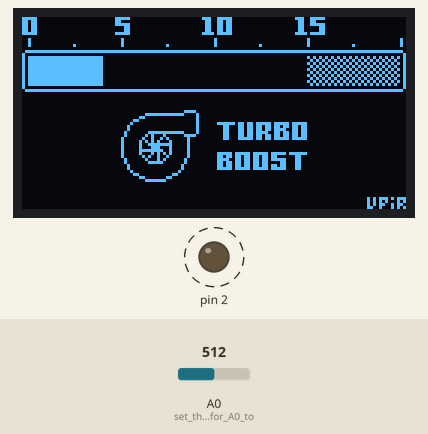
Recording of a sketch running on a simulated Arduino Uno, built with avr-gcc and run on an emulated ATmega328P. Shown: 128×64 one-colour display, output pins drawn as LEDs (lit = HIGH). Dashed ring = blinking. The test bench sets the inputs (shaded band); at power-on: A0 (set_the_pinmode_for_A0_to) = 512.

Above: at 2.0 s.
2.1 s: A0 (set_the_pinmode_for_A0_to) set to 716
At 3.07 s:
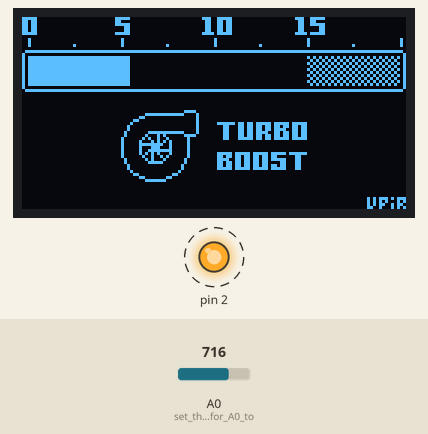
5.4 s: A0 (set_the_pinmode_for_A0_to) set to 900
At 6.09 s:
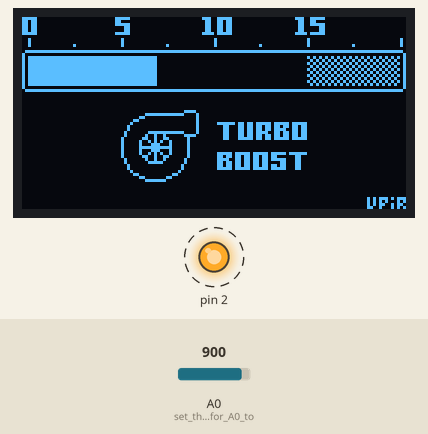
7.5 s: A0 (set_the_pinmode_for_A0_to) set to 1023
At 8.9 s:
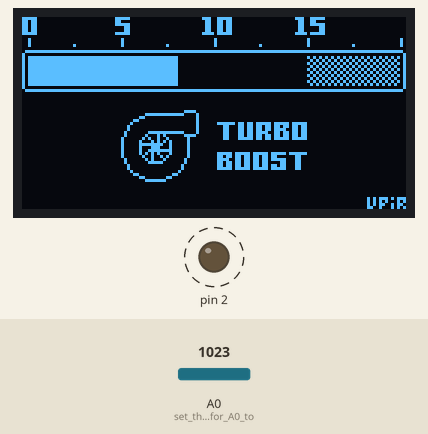
Timing chart, 0 to 15.9 s (numbered marks = the images above; inputs shaded):
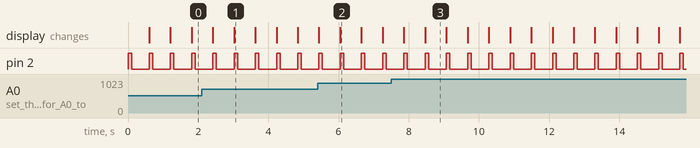

Measured:
- by itself, pin 2: alternates HIGH for 0.10 s and LOW for 0.51 s
- what the display in image 1 shows lasts 0.6 s, from 3.0 s to 3.6 s

The sketch:

Machine_Vibration.ino
```cpp
#include "U8glib.h"

U8GLIB_SSD1306_128X64 u8g(U8G_I2C_OPT_DEV_0 | U8G_I2C_OPT_NO_ACK | U8G_I2C_OPT_FAST); // Fast I2C / TWI
// U8GLIB_SSD1306_128X64 u8g(13, 11, 8, 9, 10); // SPI connection
// for SPI connection, use this wiring:
// GND > GND
// VCC > 5V
// SCL > 13
// SDA > 11
// RES > 10
// DC > 9
// CS > 8


// 'turbo_boost_preview', 128x64px
// this is a fullscreen preview from Photopea 128x64 size, not used for the final version
// note that when this image is not used, it is not placed in the memory
const unsigned char epd_bitmap_turbo_boost_preview [] PROGMEM = {
	0xf8, 0x00, 0x00, 0x01, 0xf0, 0x00, 0x00, 0x0e, 0x7c, 0x00, 0x00, 0x1c, 0xf8, 0x00, 0x00, 0x00,
	0xd8, 0x00, 0x00, 0x01, 0x80, 0x00, 0x00, 0x06, 0x6c, 0x00, 0x00, 0x0c, 0xc0, 0x00, 0x00, 0x00,
	0xd8, 0x00, 0x00, 0x01, 0xf0, 0x00, 0x00, 0x06, 0x6c, 0x00, 0x00, 0x0c, 0xf8, 0x00, 0x00, 0x00,
	0xd8, 0x00, 0x00, 0x00, 0x30, 0x00, 0x00, 0x06, 0x6c, 0x00, 0x00, 0x0c, 0x18, 0x00, 0x00, 0x00,
	0xd8, 0x00, 0x00, 0x00, 0x30, 0x00, 0x00, 0x06, 0x6c, 0x00, 0x00, 0x0c, 0x18, 0x00, 0x00, 0x00,
	0xf8, 0x00, 0x00, 0x01, 0xf0, 0x00, 0x00, 0x0f, 0x7c, 0x00, 0x00, 0x1e, 0xf8, 0x00, 0x00, 0x00,
	0x00, 0x00, 0x00, 0x00, 0x00, 0x00, 0x00, 0x00, 0x00, 0x00, 0x00, 0x00, 0x00, 0x00, 0x00, 0x00,
	0x20, 0x00, 0x00, 0x00, 0x40, 0x00, 0x00, 0x00, 0x80, 0x00, 0x00, 0x01, 0x00, 0x00, 0x00, 0x02,
	0x20, 0x00, 0x00, 0x00, 0x40, 0x00, 0x00, 0x00, 0x80, 0x00, 0x00, 0x01, 0x00, 0x00, 0x00, 0x02,
	0x20, 0x00, 0x40, 0x00, 0x40, 0x00, 0x80, 0x00, 0x80, 0x01, 0x00, 0x01, 0x00, 0x02, 0x00, 0x02,
	0x00, 0x00, 0x00, 0x00, 0x00, 0x00, 0x00, 0x00, 0x00, 0x00, 0x00, 0x00, 0x00, 0x00, 0x00, 0x00,
	0x7f, 0xff, 0xff, 0xff, 0xff, 0xff, 0xff, 0xff, 0xff, 0xff, 0xff, 0xff, 0xff, 0xff, 0xff, 0xfe,
	0x80, 0x00, 0x00, 0x00, 0x00, 0x00, 0x00, 0x00, 0x00, 0x00, 0x00, 0x00, 0x00, 0x00, 0x00, 0x01,
	0xbf, 0xff, 0xff, 0xff, 0xff, 0xff, 0xff, 0xff, 0xff, 0x00, 0x00, 0x01, 0x55, 0x55, 0x55, 0x55,
	0xbf, 0xff, 0xff, 0xff, 0xff, 0xff, 0xff, 0xff, 0xff, 0x00, 0x00, 0x00, 0xaa, 0xaa, 0xaa, 0xa9,
	0xbf, 0xff, 0xff, 0xff, 0xff, 0xff, 0xff, 0xff, 0xff, 0x00, 0x00, 0x01, 0x55, 0x55, 0x55, 0x55,
	0xbf, 0xff, 0xff, 0xff, 0xff, 0xff, 0xff, 0xff, 0xff, 0x00, 0x00, 0x00, 0xaa, 0xaa, 0xaa, 0xa9,
	0xbf, 0xff, 0xff, 0xff, 0xff, 0xff, 0xff, 0xff, 0xff, 0x00, 0x00, 0x01, 0x55, 0x55, 0x55, 0x55,
	0xbf, 0xff, 0xff, 0xff, 0xff, 0xff, 0xff, 0xff, 0xff, 0x00, 0x00, 0x00, 0xaa, 0xaa, 0xaa, 0xa9,
	0xbf, 0xff, 0xff, 0xff, 0xff, 0xff, 0xff, 0xff, 0xff, 0x00, 0x00, 0x01, 0x55, 0x55, 0x55, 0x55,
	0xbf, 0xff, 0xff, 0xff, 0xff, 0xff, 0xff, 0xff, 0xff, 0x00, 0x00, 0x00, 0xaa, 0xaa, 0xaa, 0xa9,
	0xbf, 0xff, 0xff, 0xff, 0xff, 0xff, 0xff, 0xff, 0xff, 0x00, 0x00, 0x01, 0x55, 0x55, 0x55, 0x55,
	0xbf, 0xff, 0xff, 0xff, 0xff, 0xff, 0xff, 0xff, 0xff, 0x00, 0x00, 0x00, 0xaa, 0xaa, 0xaa, 0xa9,
	0x80, 0x00, 0x00, 0x00, 0x00, 0x00, 0x00, 0x00, 0x00, 0x00, 0x00, 0x00, 0x00, 0x00, 0x00, 0x01,
	0x7f, 0xff, 0xff, 0xff, 0xff, 0xff, 0xff, 0xff, 0xff, 0xff, 0xff, 0xff, 0xff, 0xff, 0xff, 0xfe,
	0x00, 0x00, 0x00, 0x00, 0x00, 0x00, 0x00, 0x00, 0x00, 0x00, 0x00, 0x00, 0x00, 0x00, 0x00, 0x00,
	0x00, 0x00, 0x00, 0x00, 0x00, 0x00, 0x00, 0x00, 0x00, 0x00, 0x00, 0x00, 0x00, 0x00, 0x00, 0x00,
	0x00, 0x00, 0x00, 0x00, 0x00, 0x00, 0x00, 0x00, 0x00, 0x00, 0x00, 0x00, 0x00, 0x00, 0x00, 0x00,
	0x00, 0x00, 0x00, 0x00, 0x00, 0x00, 0x00, 0x00, 0x00, 0x00, 0x00, 0x00, 0x00, 0x00, 0x00, 0x00,
	0x00, 0x00, 0x00, 0x00, 0x00, 0x00, 0x00, 0x00, 0x00, 0x00, 0x00, 0x00, 0x00, 0x00, 0x00, 0x00,
	0x00, 0x00, 0x00, 0x00, 0x00, 0x00, 0x00, 0x00, 0x00, 0x00, 0x00, 0x00, 0x00, 0x00, 0x00, 0x00,
	0x00, 0x00, 0x00, 0x00, 0x00, 0x00, 0x03, 0xc0, 0x00, 0x00, 0x00, 0x00, 0x00, 0x00, 0x00, 0x00,
	0x00, 0x00, 0x00, 0x00, 0x00, 0x7f, 0xfc, 0x20, 0x00, 0x00, 0x00, 0x00, 0x00, 0x00, 0x00, 0x00,
	0x00, 0x00, 0x00, 0x00, 0x01, 0x80, 0x00, 0x20, 0x00, 0x00, 0x00, 0x00, 0x00, 0x00, 0x00, 0x00,
	0x00, 0x00, 0x00, 0x00, 0x06, 0x00, 0x00, 0x20, 0x00, 0x00, 0x00, 0x00, 0x00, 0x00, 0x00, 0x00,
	0x00, 0x00, 0x00, 0x00, 0x08, 0x00, 0x00, 0x20, 0x7e, 0xdb, 0xef, 0xbe, 0x00, 0x00, 0x00, 0x00,
	0x00, 0x00, 0x00, 0x00, 0x10, 0x00, 0x00, 0x20, 0x18, 0xdb, 0x6d, 0xb6, 0x00, 0x00, 0x00, 0x00,
	0x00, 0x00, 0x00, 0x00, 0x10, 0x00, 0x00, 0x20, 0x18, 0xdb, 0x6f, 0x36, 0x00, 0x00, 0x00, 0x00,
	0x00, 0x00, 0x00, 0x00, 0x20, 0x3f, 0xfc, 0x20, 0x18, 0xdb, 0xcd, 0xb6, 0x00, 0x00, 0x00, 0x00,
	0x00, 0x00, 0x00, 0x00, 0x20, 0x49, 0x03, 0xc0, 0x18, 0xdb, 0x6d, 0xb6, 0x00, 0x00, 0x00, 0x00,
	0x00, 0x00, 0x00, 0x00, 0x40, 0xc9, 0x81, 0x00, 0x18, 0xfb, 0x6f, 0xbe, 0x00, 0x00, 0x00, 0x00,
	0x00, 0x00, 0x00, 0x00, 0x41, 0x2a, 0x41, 0x00, 0x00, 0x00, 0x00, 0x00, 0x00, 0x00, 0x00, 0x00,
	0x00, 0x00, 0x00, 0x00, 0x41, 0x1c, 0x41, 0x00, 0x00, 0x00, 0x00, 0x00, 0x00, 0x00, 0x00, 0x00,
	0x00, 0x00, 0x00, 0x00, 0x41, 0xff, 0xc1, 0x00, 0x00, 0x00, 0x00, 0x00, 0x00, 0x00, 0x00, 0x00,
	0x00, 0x00, 0x00, 0x00, 0x41, 0x1c, 0x41, 0x00, 0x00, 0x00, 0x00, 0x00, 0x00, 0x00, 0x00, 0x00,
	0x00, 0x00, 0x00, 0x00, 0x41, 0x2a, 0x41, 0x00, 0x7d, 0xf7, 0xdf, 0x7e, 0x00, 0x00, 0x00, 0x00,
	0x00, 0x00, 0x00, 0x00, 0x40, 0xc9, 0x81, 0x00, 0x6d, 0xb6, 0xd8, 0x18, 0x00, 0x00, 0x00, 0x00,
	0x00, 0x00, 0x00, 0x00, 0x20, 0x49, 0x02, 0x00, 0x79, 0xb6, 0xdf, 0x18, 0x00, 0x00, 0x00, 0x00,
	0x00, 0x00, 0x00, 0x00, 0x20, 0x3e, 0x02, 0x00, 0x6d, 0xb6, 0xc3, 0x18, 0x00, 0x00, 0x00, 0x00,
	0x00, 0x00, 0x00, 0x00, 0x10, 0x00, 0x04, 0x00, 0x6d, 0xb6, 0xdb, 0x18, 0x00, 0x00, 0x00, 0x00,
	0x00, 0x00, 0x00, 0x00, 0x10, 0x00, 0x04, 0x00, 0x7d, 0xf7, 0xdf, 0x18, 0x00, 0x00, 0x00, 0x00,
	0x00, 0x00, 0x00, 0x00, 0x08, 0x00, 0x08, 0x00, 0x00, 0x00, 0x00, 0x00, 0x00, 0x00, 0x00, 0x00,
	0x00, 0x00, 0x00, 0x00, 0x06, 0x00, 0x30, 0x00, 0x00, 0x00, 0x00, 0x00, 0x00, 0x00, 0x00, 0x00,
	0x00, 0x00, 0x00, 0x00, 0x01, 0x80, 0xc0, 0x00, 0x00, 0x00, 0x00, 0x00, 0x00, 0x00, 0x00, 0x00,
	0x00, 0x00, 0x00, 0x00, 0x00, 0x7f, 0x00, 0x00, 0x00, 0x00, 0x00, 0x00, 0x00, 0x00, 0x00, 0x00,
	0x00, 0x00, 0x00, 0x00, 0x00, 0x00, 0x00, 0x00, 0x00, 0x00, 0x00, 0x00, 0x00, 0x00, 0x00, 0x00,
	0x00, 0x00, 0x00, 0x00, 0x00, 0x00, 0x00, 0x00, 0x00, 0x00, 0x00, 0x00, 0x00, 0x00, 0x00, 0x00,
	0x00, 0x00, 0x00, 0x00, 0x00, 0x00, 0x00, 0x00, 0x00, 0x00, 0x00, 0x00, 0x00, 0x00, 0x00, 0x00,
	0x00, 0x00, 0x00, 0x00, 0x00, 0x00, 0x00, 0x00, 0x00, 0x00, 0x00, 0x00, 0x00, 0x00, 0x00, 0x00,
	0x00, 0x00, 0x00, 0x00, 0x00, 0x00, 0x00, 0x00, 0x00, 0x00, 0x00, 0x00, 0x00, 0x00, 0x00, 0x00,
	0x00, 0x00, 0x00, 0x00, 0x00, 0x00, 0x00, 0x00, 0x00, 0x00, 0x00, 0x00, 0x00, 0x00, 0x00, 0x00,
	0x00, 0x00, 0x00, 0x00, 0x00, 0x00, 0x00, 0x00, 0x00, 0x00, 0x00, 0x00, 0x00, 0x00, 0x00, 0x00,
	0x00, 0x00, 0x00, 0x00, 0x00, 0x00, 0x00, 0x00, 0x00, 0x00, 0x00, 0x00, 0x00, 0x00, 0x00, 0x00,
	0x00, 0x00, 0x00, 0x00, 0x00, 0x00, 0x00, 0x00, 0x00, 0x00, 0x00, 0x00, 0x00, 0x00, 0x00, 0x00
};

// 'bg_bottom', 64x24px
// bottom part of the background, including the icon and text
const unsigned char epd_bitmap_bg_bottom [] PROGMEM = {
	0x00, 0x00, 0x03, 0xc0, 0x00, 0x00, 0x00, 0x00, 0x00, 0x7f, 0xfc, 0x20, 0x00, 0x00, 0x00, 0x00,
	0x01, 0x80, 0x00, 0x20, 0x00, 0x00, 0x00, 0x00, 0x06, 0x00, 0x00, 0x20, 0x00, 0x00, 0x00, 0x00,
	0x08, 0x00, 0x00, 0x20, 0x7e, 0xdb, 0xef, 0xbe, 0x10, 0x00, 0x00, 0x20, 0x18, 0xdb, 0x6d, 0xb6,
	0x10, 0x00, 0x00, 0x20, 0x18, 0xdb, 0x6f, 0x36, 0x20, 0x3f, 0xfc, 0x20, 0x18, 0xdb, 0xcd, 0xb6,
	0x20, 0x49, 0x03, 0xc0, 0x18, 0xdb, 0x6d, 0xb6, 0x40, 0xc9, 0x81, 0x00, 0x18, 0xfb, 0x6f, 0xbe,
	0x41, 0x2a, 0x41, 0x00, 0x00, 0x00, 0x00, 0x00, 0x41, 0x1c, 0x41, 0x00, 0x00, 0x00, 0x00, 0x00,
	0x41, 0xff, 0xc1, 0x00, 0x00, 0x00, 0x00, 0x00, 0x41, 0x1c, 0x41, 0x00, 0x00, 0x00, 0x00, 0x00,
	0x41, 0x2a, 0x41, 0x00, 0x7d, 0xf7, 0xdf, 0x7e, 0x40, 0xc9, 0x81, 0x00, 0x6d, 0xb6, 0xd8, 0x18,
	0x20, 0x49, 0x02, 0x00, 0x79, 0xb6, 0xdf, 0x18, 0x20, 0x3e, 0x02, 0x00, 0x6d, 0xb6, 0xc3, 0x18,
	0x10, 0x00, 0x04, 0x00, 0x6d, 0xb6, 0xdb, 0x18, 0x10, 0x00, 0x04, 0x00, 0x7d, 0xf7, 0xdf, 0x18,
	0x08, 0x00, 0x08, 0x00, 0x00, 0x00, 0x00, 0x00, 0x06, 0x00, 0x30, 0x00, 0x00, 0x00, 0x00, 0x00,
	0x01, 0x80, 0xc0, 0x00, 0x00, 0x00, 0x00, 0x00, 0x00, 0x7f, 0x00, 0x00, 0x00, 0x00, 0x00, 0x00
};
// 'bg_top', 128x25px
// top part of the background, including the meter background, tickmarks and numbers
const unsigned char epd_bitmap_bg_top [] PROGMEM = {
	0xf8, 0x00, 0x00, 0x01, 0xf0, 0x00, 0x00, 0x0e, 0x7c, 0x00, 0x00, 0x1c, 0xf8, 0x00, 0x00, 0x00,
	0xd8, 0x00, 0x00, 0x01, 0x80, 0x00, 0x00, 0x06, 0x6c, 0x00, 0x00, 0x0c, 0xc0, 0x00, 0x00, 0x00,
	0xd8, 0x00, 0x00, 0x01, 0xf0, 0x00, 0x00, 0x06, 0x6c, 0x00, 0x00, 0x0c, 0xf8, 0x00, 0x00, 0x00,
	0xd8, 0x00, 0x00, 0x00, 0x30, 0x00, 0x00, 0x06, 0x6c, 0x00, 0x00, 0x0c, 0x18, 0x00, 0x00, 0x00,
	0xd8, 0x00, 0x00, 0x00, 0x30, 0x00, 0x00, 0x06, 0x6c, 0x00, 0x00, 0x0c, 0x18, 0x00, 0x00, 0x00,
	0xf8, 0x00, 0x00, 0x01, 0xf0, 0x00, 0x00, 0x0f, 0x7c, 0x00, 0x00, 0x1e, 0xf8, 0x00, 0x00, 0x00,
	0x00, 0x00, 0x00, 0x00, 0x00, 0x00, 0x00, 0x00, 0x00, 0x00, 0x00, 0x00, 0x00, 0x00, 0x00, 0x00,
	0x20, 0x00, 0x00, 0x00, 0x40, 0x00, 0x00, 0x00, 0x80, 0x00, 0x00, 0x01, 0x00, 0x00, 0x00, 0x02,
	0x20, 0x00, 0x00, 0x00, 0x40, 0x00, 0x00, 0x00, 0x80, 0x00, 0x00, 0x01, 0x00, 0x00, 0x00, 0x02,
	0x20, 0x00, 0x40, 0x00, 0x40, 0x00, 0x80, 0x00, 0x80, 0x01, 0x00, 0x01, 0x00, 0x02, 0x00, 0x02,
	0x00, 0x00, 0x00, 0x00, 0x00, 0x00, 0x00, 0x00, 0x00, 0x00, 0x00, 0x00, 0x00, 0x00, 0x00, 0x00,
	0x7f, 0xff, 0xff, 0xff, 0xff, 0xff, 0xff, 0xff, 0xff, 0xff, 0xff, 0xff, 0xff, 0xff, 0xff, 0xfe,
	0x80, 0x00, 0x00, 0x00, 0x00, 0x00, 0x00, 0x00, 0x00, 0x00, 0x00, 0x00, 0x00, 0x00, 0x00, 0x01,
	0x80, 0x00, 0x00, 0x00, 0x00, 0x00, 0x00, 0x00, 0x00, 0x00, 0x00, 0x01, 0x55, 0x55, 0x55, 0x55,
	0x80, 0x00, 0x00, 0x00, 0x00, 0x00, 0x00, 0x00, 0x00, 0x00, 0x00, 0x00, 0xaa, 0xaa, 0xaa, 0xa9,
	0x80, 0x00, 0x00, 0x00, 0x00, 0x00, 0x00, 0x00, 0x00, 0x00, 0x00, 0x01, 0x55, 0x55, 0x55, 0x55,
	0x80, 0x00, 0x00, 0x00, 0x00, 0x00, 0x00, 0x00, 0x00, 0x00, 0x00, 0x00, 0xaa, 0xaa, 0xaa, 0xa9,
	0x80, 0x00, 0x00, 0x00, 0x00, 0x00, 0x00, 0x00, 0x00, 0x00, 0x00, 0x01, 0x55, 0x55, 0x55, 0x55,
	0x80, 0x00, 0x00, 0x00, 0x00, 0x00, 0x00, 0x00, 0x00, 0x00, 0x00, 0x00, 0xaa, 0xaa, 0xaa, 0xa9,
	0x80, 0x00, 0x00, 0x00, 0x00, 0x00, 0x00, 0x00, 0x00, 0x00, 0x00, 0x01, 0x55, 0x55, 0x55, 0x55,
	0x80, 0x00, 0x00, 0x00, 0x00, 0x00, 0x00, 0x00, 0x00, 0x00, 0x00, 0x00, 0xaa, 0xaa, 0xaa, 0xa9,
	0x80, 0x00, 0x00, 0x00, 0x00, 0x00, 0x00, 0x00, 0x00, 0x00, 0x00, 0x01, 0x55, 0x55, 0x55, 0x55,
	0x80, 0x00, 0x00, 0x00, 0x00, 0x00, 0x00, 0x00, 0x00, 0x00, 0x00, 0x00, 0xaa, 0xaa, 0xaa, 0xa9,
	0x80, 0x00, 0x00, 0x00, 0x00, 0x00, 0x00, 0x00, 0x00, 0x00, 0x00, 0x00, 0x00, 0x00, 0x00, 0x01,
	0x7f, 0xff, 0xff, 0xff, 0xff, 0xff, 0xff, 0xff, 0xff, 0xff, 0xff, 0xff, 0xff, 0xff, 0xff, 0xfe
};

// 'bg_bottom2', 64x24px
// bottom part of the background, including the icon and the label
// the turbocharger icon is empty, as the spinning animation should be playing over the icon
const unsigned char epd_bitmap_bg_bottom2 [] PROGMEM = {
	0x00, 0x00, 0x03, 0xc0, 0x00, 0x00, 0x00, 0x00, 0x00, 0x7f, 0xfc, 0x20, 0x00, 0x00, 0x00, 0x00,
	0x01, 0x80, 0x00, 0x20, 0x00, 0x00, 0x00, 0x00, 0x06, 0x00, 0x00, 0x20, 0x00, 0x00, 0x00, 0x00,
	0x08, 0x00, 0x00, 0x20, 0x7e, 0xdb, 0xef, 0xbe, 0x10, 0x00, 0x00, 0x20, 0x18, 0xdb, 0x6d, 0xb6,
	0x10, 0x00, 0x00, 0x20, 0x18, 0xdb, 0x6f, 0x36, 0x20, 0x3f, 0xfc, 0x20, 0x18, 0xdb, 0xcd, 0xb6,
	0x20, 0x41, 0x03, 0xc0, 0x18, 0xdb, 0x6d, 0xb6, 0x40, 0x80, 0x81, 0x00, 0x18, 0xfb, 0x6f, 0xbe,
	0x41, 0x00, 0x41, 0x00, 0x00, 0x00, 0x00, 0x00, 0x41, 0x00, 0x41, 0x00, 0x00, 0x00, 0x00, 0x00,
	0x41, 0x00, 0x41, 0x00, 0x00, 0x00, 0x00, 0x00, 0x41, 0x00, 0x41, 0x00, 0x00, 0x00, 0x00, 0x00,
	0x41, 0x00, 0x41, 0x00, 0x7d, 0xf7, 0xdf, 0x7e, 0x40, 0x80, 0x81, 0x00, 0x6d, 0xb6, 0xd8, 0x18,
	0x20, 0x41, 0x02, 0x00, 0x79, 0xb6, 0xdf, 0x18, 0x20, 0x3e, 0x02, 0x00, 0x6d, 0xb6, 0xc3, 0x18,
	0x10, 0x00, 0x04, 0x00, 0x6d, 0xb6, 0xdb, 0x18, 0x10, 0x00, 0x04, 0x00, 0x7d, 0xf7, 0xdf, 0x18,
	0x08, 0x00, 0x08, 0x00, 0x00, 0x00, 0x00, 0x00, 0x06, 0x00, 0x30, 0x00, 0x00, 0x00, 0x00, 0x00,
	0x01, 0x80, 0xc0, 0x00, 0x00, 0x00, 0x00, 0x00, 0x00, 0x7f, 0x00, 0x00, 0x00, 0x00, 0x00, 0x00
};

// upir logo, just a different way how to define an image
const unsigned char upir_logo [] PROGMEM = {
B00010101,  B11010111,
B00010101,  B01000101,
B00010101,  B10010110,
B00011001,  B00010101
};

// 'anim_frame_1', 16x9px
// spinning inner part of the turbocharher icon, frame 1
const unsigned char epd_bitmap_anim_frame_1 [] PROGMEM = {
	0x01, 0x00, 0x09, 0x20, 0x05, 0x40, 0x03, 0x80, 0x1f, 0xf0, 0x03, 0x80, 0x05, 0x40, 0x09, 0x20,
	0x01, 0x00
};
// 'anim_frame_2', 16x9px
// spinning inner part of the turbocharher icon, frame 2
const unsigned char epd_bitmap_anim_frame_2 [] PROGMEM = {
	0x00, 0x80, 0x04, 0x80, 0x02, 0xa0, 0x1f, 0xc0, 0x03, 0x80, 0x07, 0xf0, 0x0a, 0x80, 0x02, 0x40,
	0x02, 0x00
};
// 'anim_frame_3', 16x9px
// spinning inner part of the turbocharher icon, frame 3
const unsigned char epd_bitmap_anim_frame_3 [] PROGMEM = {
	0x02, 0x00, 0x02, 0x40, 0x0a, 0x80, 0x07, 0xf0, 0x03, 0x80, 0x1f, 0xc0, 0x02, 0xa0, 0x04, 0x80,
	0x00, 0x80
};

// Array of all bitmaps for convenience. (Total bytes used to store images in PROGMEM = 144)
const int epd_bitmap_allArray_LEN = 3;
const unsigned char* epd_bitmap_allArray[3] = {
	epd_bitmap_anim_frame_1,
	epd_bitmap_anim_frame_2,
	epd_bitmap_anim_frame_3
};


int progress = 0;   // progress of the gauge
int frame = 0;      // frame for the inner part of the icon

void setup()
 {
  //u8g.setFont(u8g_font_tpssb);  // no need to set the font, as we are not drawing any strings
  u8g.setColorIndex(1);  // set the color to white

  pinMode(A0, INPUT);    // set the pinmode for A0 to input to read the potentiometer value
  pinMode(2, OUTPUT);

  //digitalWrite(2,1);
}

void loop()
 {
  vibrate();
  u8g.firstPage();
  Serial.println(progress);
  do {

      u8g.setColorIndex(1); // white color
      //u8g.drawBitmapP( 0, 0, 128/8, 64, epd_bitmap_turbo_boost_preview);   // fullscreen image
      u8g.drawBitmapP( 0, 0, 128/8, 25, epd_bitmap_bg_top);                  // top part of bg
      //u8g.drawBitmapP( 32, 31, 64/8, 24, epd_bitmap_bg_bottom);              // bottom part of bg
      u8g.drawBitmapP( 32, 31, 64/8, 24, epd_bitmap_bg_bottom2);             // bottom part of bg, no middle part

      //u8g.setColorIndex(0);                                    // black color
      //u8g.drawBox(1, 12, 126, 12);                             // rectangle covering the fullscreen background
      u8g.setColorIndex(1);                                      // white color
      u8g.drawBox(2, 13, map(progress, 0, 1023, 0, 50), 10);    // actual gauge fill, remapped from 0-1023 to 0-124 (maximum rectangle size)

      // draw the animated inside part of the icon
       u8g.drawBitmapP(37, 39, 16/8, 9, epd_bitmap_allArray[frame]);

			// draw upir logo in the bottom right corner
			u8g.drawBitmapP(128-16, 64-4, 16/8, 4, upir_logo);

  }

  while ( u8g.nextPage() );

  progress = analogRead(A0);  // read the potentiometer value, 0-1023 for 0-5V
  frame = frame+1;            // increase the frame for the inner part of the icon
  if (frame > 2) {frame = 0;} // there are total of 3 frames for the animation

  // if (progress < 100) {    // automatically increase the progress value (not driven by potentiometer)
  //   progress++;
  // } else {
  //   progress = 0;
  // }

}

void vibrate()
{
  digitalWrite(2,HIGH);
  delay(100);
  digitalWrite(2,LOW);
  delay(100);
}
```
